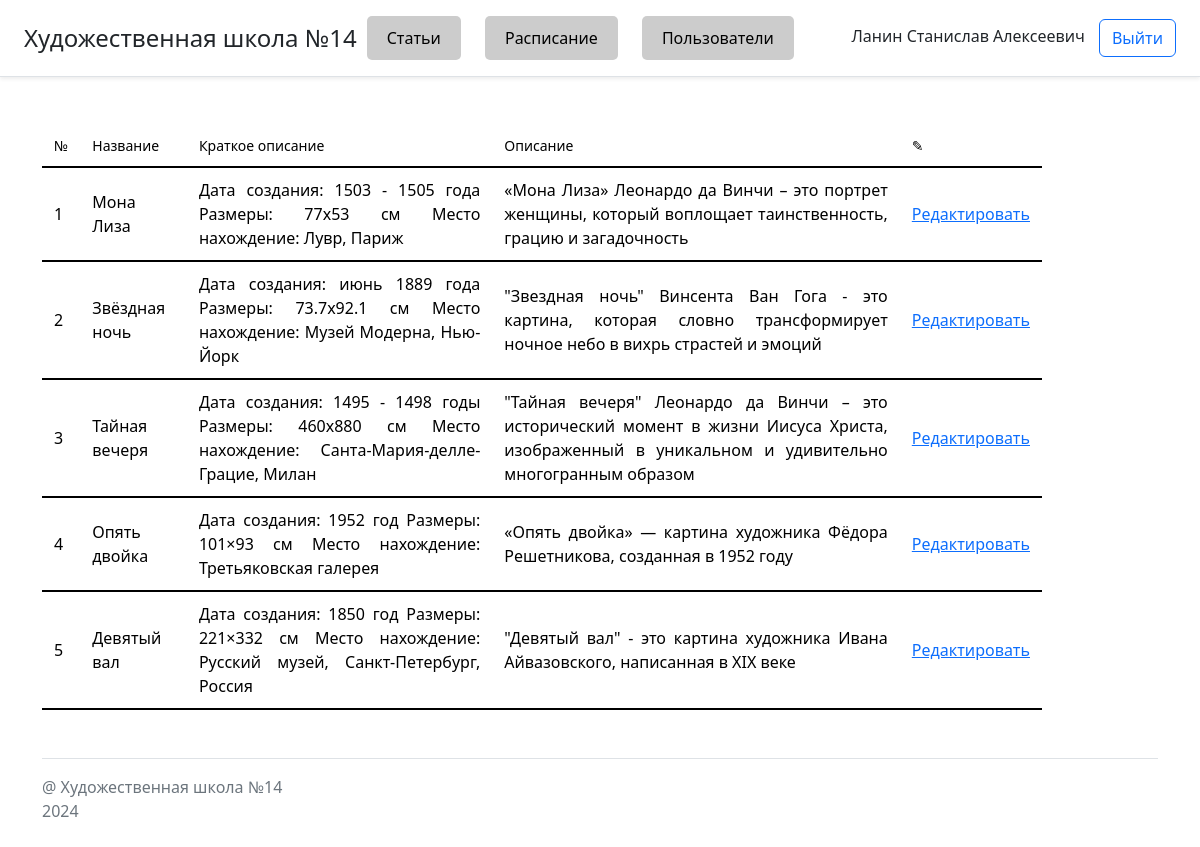
Screenshot of /admin/face2.php (signed in) with the database file from the repository.
### tables this page shows
CREATE TABLE `posts` (
  `id` int(3) NOT NULL,
  `name` varchar(50) NOT NULL,
  `short_description` text NOT NULL,
  `decription` text DEFAULT NULL,
  `user_id` int(3) DEFAULT NULL
);

### admin/face2.php (the view, shortened to what this page needs)
<?php
require_once '../connect.php';
$result = mysqli_query($connect , "SELECT id, name, short_description, decription FROM `posts`");
?>
<!DOCTYPE html>
<html lang="en">
<head>
    <link rel="stylesheet" href="../css/style.css">
    <link rel="stylesheet" href="https://cdn.jsdelivr.net/npm/bootstrap@5.2.2/dist/css/bootstrap.min.css">
</head>
<body>
<?php if(!empty($_SESSION['users']['full_name'])):?>
    <?php require "../blocks/admin_header.php" ?>
    <div  class="container mt-5">
        <table  width="1000" class="sold">
            <thead>
            <tr class="td-u">
                <th>№</th>
                <th>Название</th>
                <th>Краткое описание</th>
                <th>Описание</th>
                <th class="td-u2">&#9998;</th>
            </tr>
            </thead>
            <tbody>
            <?php
            while ($char = mysqli_fetch_assoc($result)) {
                ?>
                <tr class="td-o">
                    <td><?= isset($char['id']) ? $char['id'] : "" ?></td>
                    <td><?= isset($char['name']) ? $char['name'] : "" ?></td>
                    <td><?= isset($char['short_description']) ? $char['short_description'] : "" ?></td>
                    <td><?= isset($char['decription']) ? explode('.', $char['decription'])[0] : "" ?></td>
                    <td><a href="update.php?id=<?= isset($char['id']) ? $char['id'] : "" ?>">Редактировать</a></td>
                </tr>
                <?php
            }
            ?>
            </tbody>
        </table>
    </div>
    <?php require "../blocks/footer.php" ?>
<?php else:
    echo '<h3 class="p-2 text-dark text-decoration-none">Отказано</h3>';
    echo '<a href="/" class="btn btn-primary" >На главную</a>';
    ?>
<?php endif ?>
</body>
</html>

### css/style.css (style rules this page uses)
th { font-weight: normal; font-size: 14px; color: #000000; margin-right: unset; margin-left: unset; padding: 10px 12px; background: white; }
td { color: #000000; border-top: 1px solid white; padding: 10px 12px; background: rgb(255, 255, 255); transition: .3s; text-align: justify; }
.td-o { border-bottom: 2px solid black; }
.td-u { border-bottom: 2px solid black; }
.td-u2 { position: relative; }

### rows the page displays
posts: id "1", name "Мона Лиза", short_description "Дата создания: 1503 - 1505 года Размеры: 77x53 см Место нахождение: Лувр, Париж", decription "«Мона Лиза» Леонардо да Винчи – это портрет женщины, который воплощает таинственность, грацию и загадочность"
posts: id "2", name "Звёздная ночь", short_description "Дата создания: июнь 1889 года Размеры: 73.7x92.1 см Место нахождение: Музей Модерна, Нью-Йорк", decription "\"Звездная ночь\" Винсента Ван Гога - это картина, которая словно трансформирует ночное небо в вихрь страстей и эмоций"
posts: id "3", name "Тайная вечеря", short_description "Дата создания: 1495 - 1498 годы Размеры: 460x880 см Место нахождение: Санта-Мария-делле-Грацие, Милан", decription "\"Тайная вечеря\" Леонардо да Винчи – это исторический момент в жизни Иисуса Христа, изображенный в уникальном и удивительно многогранным образом"
posts: id "4", name "Опять двойка", short_description "Дата создания: 1952 год Размеры: 101×93 см Место нахождение: Третьяковская галерея", decription "«Опять двойка» — картина художника Фёдора Решетникова, созданная в 1952 году"
posts: id "5", name "Девятый вал", short_description "Дата создания: 1850 год Размеры: 221×332 см Место нахождение: Русский музей, Санкт-Петербург, Россия", decription "\"Девятый вал\" - это картина художника Ивана Айвазовского, написанная в XIX веке"

### other values shown
$_SESSION['users']['full_name'] "Ланин Станислав Алексеевич"
